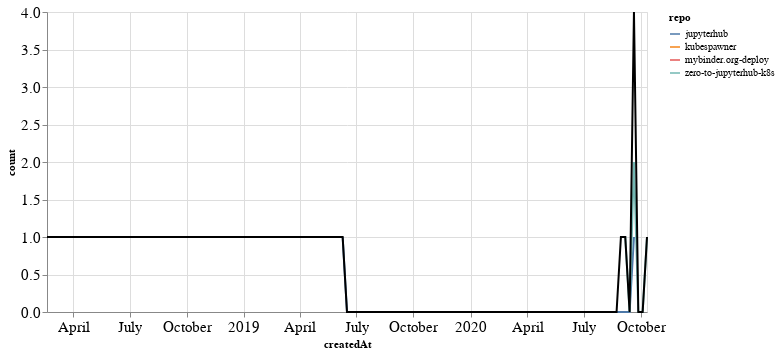

The cell this chart's notebook holds for it:
### Markdown cell above
## PRs

### Code cell
prs_time = prs.groupby('repo').resample('W', on='createdAt').count()['author'].reset_index()
prs_time = prs_time.rename(columns={'author': 'count'})
prs_time_total = prs_time.groupby('createdAt').agg({"count": "sum"}).reset_index()

ch1 = alt.Chart(prs_time, width=600).mark_line().encode(
    x='createdAt',
    y='count',
    color='repo',
    tooltip="repo"
)

ch2 = alt.Chart(prs_time_total, width=600).mark_line(color="black").encode(
    x='createdAt',
    y='count',
)

ch1 + ch2

### Figure 1 — Vega-Lite specification as saved in the notebook (floating-point values rounded to 4 significant figures)
{"config": {"axisLeft": {"labelFontSize": 15}, "axisBottom": {"labelFontSize": 15}}, "layer": [{"data": {"name": "data-19ce4e8a1213a64e28e510aeaf3cedd9"}, "mark": "line", "encoding": {"color": {"type": "nominal", "field": "repo"}, "tooltip": {"type": "nominal", "field": "repo"}, "x": {"type": "temporal", "field": "createdAt"}, "y": {"type": "quantitative", "field": "count"}}, "width": 600}, {"data": {"name": "data-6194ce490ab8e6b644403209e62ccfda"}, "mark": {"type": "line", "color": "black"}, "encoding": {"x": {"type": "temporal", "field": "createdAt"}, "y": {"type": "quantitative", "field": "count"}}, "width": 600}], "$schema": "https://vega.github.io/schema/vega-lite/v4.8.1.json", "datasets": {"data-19ce4e8a1213a64e28e510aeaf3cedd9": [{"repo": "jupyterhub", "createdAt": "2019-06-09T00:00:00", "count": 1}, {"repo": "jupyterhub", "createdAt": "2019-06-16T00:00:00", "count": 0}, {"repo": "jupyterhub", "createdAt": "2019-06-23T00:00:00", "count": 0}, {"repo": "jupyterhub", "createdAt": "2019-06-30T00:00:00", "count": 0}, {"repo": "jupyterhub", "createdAt": "2019-07-07T00:00:00", "count": 0}, {"repo": "jupyterhub", "createdAt": "2019-07-14T00:00:00", "count": 0}, {"repo": "jupyterhub", "createdAt": "2019-07-21T00:00:00", "count": 0}, {"repo": "jupyterhub", "createdAt": "2019-07-28T00:00:00", "count": 0}, {"repo": "jupyterhub", "createdAt": "2019-08-04T00:00:00", "count": 0}, {"repo": "jupyterhub", "createdAt": "2019-08-11T00:00:00", "count": 0}, {"repo": "jupyterhub", "createdAt": "2019-08-18T00:00:00", "count": 0}, {"repo": "jupyterhub", "createdAt": "2019-08-25T00:00:00", "count": 0}, {"repo": "jupyterhub", "createdAt": "2019-09-01T00:00:00", "count": 0}, {"repo": "jupyterhub", "createdAt": "2019-09-08T00:00:00", "count": 0}, {"repo": "jupyterhub", "createdAt": "2019-09-15T00:00:00", "count": 0}, {"repo": "jupyterhub", "createdAt": "2019-09-22T00:00:00", "count": 0}, {"repo": "jupyterhub", "createdAt": "2019-09-29T00:00:00", "count": 0}, {"repo": "jupyterhub", "createdAt": "2019-10-06T00:00:00", "count": 0}, {"repo": "jupyterhub", "createdAt": "2019-10-13T00:00:00", "count": 0}, {"repo": "jupyterhub", "createdAt": "2019-10-20T00:00:00", "count": 0}, {"repo": "jupyterhub", "createdAt": "2019-10-27T00:00:00", "count": 0}, {"repo": "jupyterhub", "createdAt": "2019-11-03T00:00:00", "count": 0}, {"repo": "jupyterhub", "createdAt": "2019-11-10T00:00:00", "count": 0}, {"repo": "jupyterhub", "createdAt": "2019-11-17T00:00:00", "count": 0}, {"repo": "jupyterhub", "createdAt": "2019-11-24T00:00:00", "count": 0}, {"repo": "jupyterhub", "createdAt": "2019-12-01T00:00:00", "count": 0}, {"repo": "jupyterhub", "createdAt": "2019-12-08T00:00:00", "count": 0}, {"repo": "jupyterhub", "createdAt": "2019-12-15T00:00:00", "count": 0}, {"repo": "jupyterhub", "createdAt": "2019-12-22T00:00:00", "count": 0}, {"repo": "jupyterhub", "createdAt": "2019-12-29T00:00:00", "count": 0}, {"repo": "jupyterhub", "createdAt": "2020-01-05T00:00:00", "count": 0}, {"repo": "jupyterhub", "createdAt": "2020-01-12T00:00:00", "count": 0}, {"repo": "jupyterhub", "createdAt": "2020-01-19T00:00:00", "count": 0}, {"repo": "jupyterhub", "createdAt": "2020-01-26T00:00:00", "count": 0}, {"repo": "jupyterhub", "createdAt": "2020-02-02T00:00:00", "count": 0}, {"repo": "jupyterhub", "createdAt": "2020-02-09T00:00:00", "count": 0}, {"repo": "jupyterhub", "createdAt": "2020-02-16T00:00:00", "count": 0}, {"repo": "jupyterhub", "createdAt": "2020-02-23T00:00:00", "count": 0}, {"repo": "jupyterhub", "createdAt": "2020-03-01T00:00:00", "count": 0}, {"repo": "jupyterhub", "createdAt": "2020-03-08T00:00:00", "count": 0}, {"repo": "jupyterhub", "createdAt": "2020-03-15T00:00:00", "count": 0}, {"repo": "jupyterhub", "createdAt": "2020-03-22T00:00:00", "count": 0}, {"repo": "jupyterhub", "createdAt": "2020-03-29T00:00:00", "count": 0}, {"repo": "jupyterhub", "createdAt": "2020-04-05T00:00:00", "count": 0}, {"repo": "jupyterhub", "createdAt": "2020-04-12T00:00:00", "count": 0}, {"repo": "jupyterhub", "createdAt": "2020-04-19T00:00:00", "count": 0}, {"repo": "jupyterhub", "createdAt": "2020-04-26T00:00:00", "count": 0}, {"repo": "jupyterhub", "createdAt": "2020-05-03T00:00:00", "count": 0}, {"repo": "jupyterhub", "createdAt": "2020-05-10T00:00:00", "count": 0}, {"repo": "jupyterhub", "createdAt": "2020-05-17T00:00:00", "count": 0}, {"repo": "jupyterhub", "createdAt": "2020-05-24T00:00:00", "count": 0}, {"repo": "jupyterhub", "createdAt": "2020-05-31T00:00:00", "count": 0}, {"repo": "jupyterhub", "createdAt": "2020-06-07T00:00:00", "count": 0}, {"repo": "jupyterhub", "createdAt": "2020-06-14T00:00:00", "count": 0}, {"repo": "jupyterhub", "createdAt": "2020-06-21T00:00:00", "count": 0}, {"repo": "jupyterhub", "createdAt": "2020-06-28T00:00:00", "count": 0}, {"repo": "jupyterhub", "createdAt": "2020-07-05T00:00:00", "count": 0}, {"repo": "jupyterhub", "createdAt": "2020-07-12T00:00:00", "count": 0}, {"repo": "jupyterhub", "createdAt": "2020-07-19T00:00:00", "count": 0}, {"repo": "jupyterhub", "createdAt": "2020-07-26T00:00:00", "count": 0}, {"repo": "jupyterhub", "createdAt": "2020-08-02T00:00:00", "count": 0}, {"repo": "jupyterhub", "createdAt": "2020-08-09T00:00:00", "count": 0}, {"repo": "jupyterhub", "createdAt": "2020-08-16T00:00:00", "count": 0}, {"repo": "jupyterhub", "createdAt": "2020-08-23T00:00:00", "count": 0}, {"repo": "jupyterhub", "createdAt": "2020-08-30T00:00:00", "count": 0}, {"repo": "jupyterhub", "createdAt": "2020-09-06T00:00:00", "count": 0}, {"repo": "jupyterhub", "createdAt": "2020-09-13T00:00:00", "count": 0}, {"repo": "jupyterhub", "createdAt": "2020-09-20T00:00:00", "count": 1}, {"repo": "kubespawner", "createdAt": "2020-09-20T00:00:00", "count": 1}, {"repo": "mybinder.org-deploy", "createdAt": "2018-02-18T00:00:00", "count": 1}, {"repo": "zero-to-jupyterhub-k8s", "createdAt": "2020-08-30T00:00:00", "count": 1}, {"repo": "zero-to-jupyterhub-k8s", "createdAt": "2020-09-06T00:00:00", "count": 1}, {"repo": "zero-to-jupyterhub-k8s", "createdAt": "2020-09-13T00:00:00", "count": 0}, {"repo": "zero-to-jupyterhub-k8s", "createdAt": "2020-09-20T00:00:00", "count": 2}, {"repo": "zero-to-jupyterhub-k8s", "createdAt": "2020-09-27T00:00:00", "count": 0}, {"repo": "zero-to-jupyterhub-k8s", "createdAt": "2020-10-04T00:00:00", "count": 0}, {"repo": "zero-to-jupyterhub-k8s", "createdAt": "2020-10-11T00:00:00", "count": 1}], "data-6194ce490ab8e6b644403209e62ccfda": [{"createdAt": "2018-02-18T00:00:00", "count": 1}, {"createdAt": "2019-06-09T00:00:00", "count": 1}, {"createdAt": "2019-06-16T00:00:00", "count": 0}, {"createdAt": "2019-06-23T00:00:00", "count": 0}, {"createdAt": "2019-06-30T00:00:00", "count": 0}, {"createdAt": "2019-07-07T00:00:00", "count": 0}, {"createdAt": "2019-07-14T00:00:00", "count": 0}, {"createdAt": "2019-07-21T00:00:00", "count": 0}, {"createdAt": "2019-07-28T00:00:00", "count": 0}, {"createdAt": "2019-08-04T00:00:00", "count": 0}, {"createdAt": "2019-08-11T00:00:00", "count": 0}, {"createdAt": "2019-08-18T00:00:00", "count": 0}, {"createdAt": "2019-08-25T00:00:00", "count": 0}, {"createdAt": "2019-09-01T00:00:00", "count": 0}, {"createdAt": "2019-09-08T00:00:00", "count": 0}, {"createdAt": "2019-09-15T00:00:00", "count": 0}, {"createdAt": "2019-09-22T00:00:00", "count": 0}, {"createdAt": "2019-09-29T00:00:00", "count": 0}, {"createdAt": "2019-10-06T00:00:00", "count": 0}, {"createdAt": "2019-10-13T00:00:00", "count": 0}, {"createdAt": "2019-10-20T00:00:00", "count": 0}, {"createdAt": "2019-10-27T00:00:00", "count": 0}, {"createdAt": "2019-11-03T00:00:00", "count": 0}, {"createdAt": "2019-11-10T00:00:00", "count": 0}, {"createdAt": "2019-11-17T00:00:00", "count": 0}, {"createdAt": "2019-11-24T00:00:00", "count": 0}, {"createdAt": "2019-12-01T00:00:00", "count": 0}, {"createdAt": "2019-12-08T00:00:00", "count": 0}, {"createdAt": "2019-12-15T00:00:00", "count": 0}, {"createdAt": "2019-12-22T00:00:00", "count": 0}, {"createdAt": "2019-12-29T00:00:00", "count": 0}, {"createdAt": "2020-01-05T00:00:00", "count": 0}, {"createdAt": "2020-01-12T00:00:00", "count": 0}, {"createdAt": "2020-01-19T00:00:00", "count": 0}, {"createdAt": "2020-01-26T00:00:00", "count": 0}, {"createdAt": "2020-02-02T00:00:00", "count": 0}, {"createdAt": "2020-02-09T00:00:00", "count": 0}, {"createdAt": "2020-02-16T00:00:00", "count": 0}, {"createdAt": "2020-02-23T00:00:00", "count": 0}, {"createdAt": "2020-03-01T00:00:00", "count": 0}, {"createdAt": "2020-03-08T00:00:00", "count": 0}, {"createdAt": "2020-03-15T00:00:00", "count": 0}, {"createdAt": "2020-03-22T00:00:00", "count": 0}, {"createdAt": "2020-03-29T00:00:00", "count": 0}, {"createdAt": "2020-04-05T00:00:00", "count": 0}, {"createdAt": "2020-04-12T00:00:00", "count": 0}, {"createdAt": "2020-04-19T00:00:00", "count": 0}, {"createdAt": "2020-04-26T00:00:00", "count": 0}, {"createdAt": "2020-05-03T00:00:00", "count": 0}, {"createdAt": "2020-05-10T00:00:00", "count": 0}, {"createdAt": "2020-05-17T00:00:00", "count": 0}, {"createdAt": "2020-05-24T00:00:00", "count": 0}, {"createdAt": "2020-05-31T00:00:00", "count": 0}, {"createdAt": "2020-06-07T00:00:00", "count": 0}, {"createdAt": "2020-06-14T00:00:00", "count": 0}, {"createdAt": "2020-06-21T00:00:00", "count": 0}, {"createdAt": "2020-06-28T00:00:00", "count": 0}, {"createdAt": "2020-07-05T00:00:00", "count": 0}, {"createdAt": "2020-07-12T00:00:00", "count": 0}, {"createdAt": "2020-07-19T00:00:00", "count": 0}, {"createdAt": "2020-07-26T00:00:00", "count": 0}, {"createdAt": "2020-08-02T00:00:00", "count": 0}, {"createdAt": "2020-08-09T00:00:00", "count": 0}, {"createdAt": "2020-08-16T00:00:00", "count": 0}, {"createdAt": "2020-08-23T00:00:00", "count": 0}, {"createdAt": "2020-08-30T00:00:00", "count": 1}, {"createdAt": "2020-09-06T00:00:00", "count": 1}, {"createdAt": "2020-09-13T00:00:00", "count": 0}, {"createdAt": "2020-09-20T00:00:00", "count": 4}, {"createdAt": "2020-09-27T00:00:00", "count": 0}, {"createdAt": "2020-10-04T00:00:00", "count": 0}, {"createdAt": "2020-10-11T00:00:00", "count": 1}]}}
